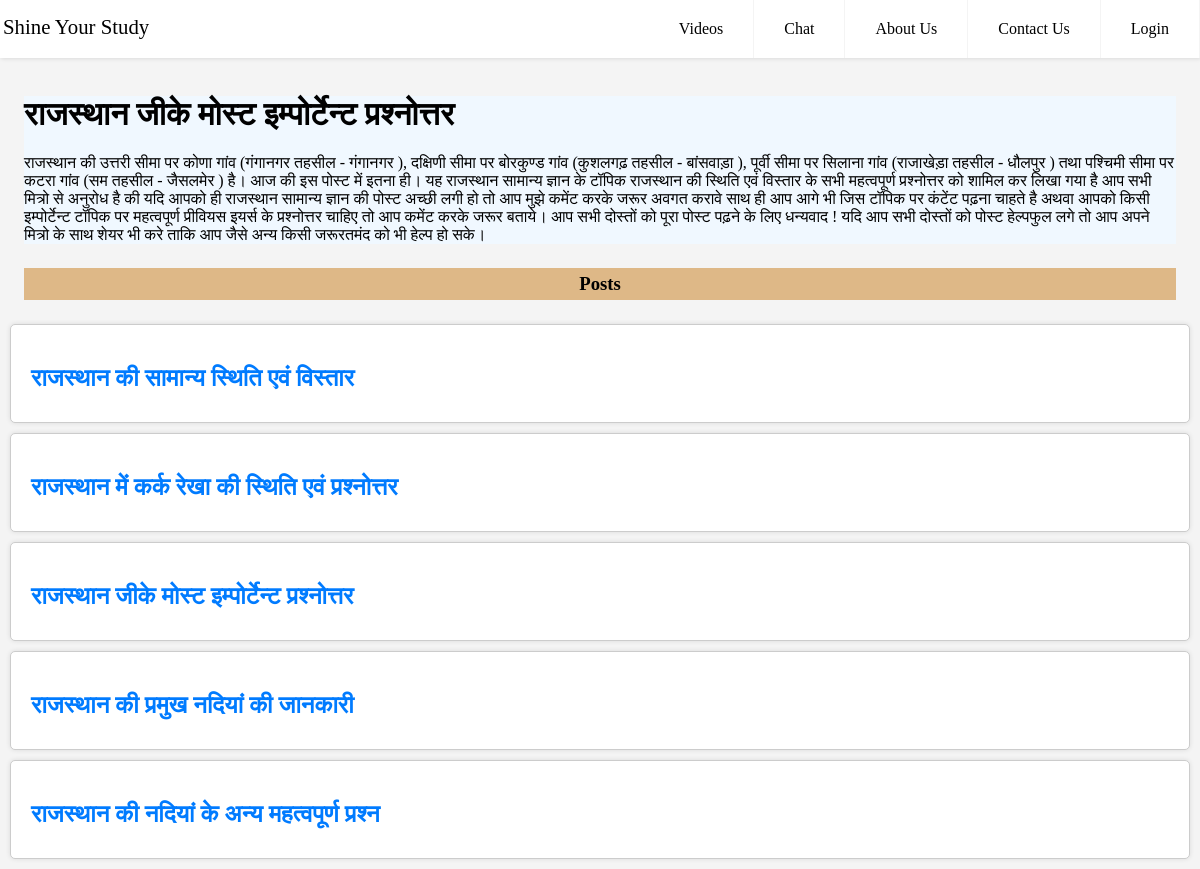
Screenshot of /post/3 with the database file from the repository.
### myapp/models.py (models this page shows, shortened)
class Post(models.Model):
    name = models.CharField(max_length=100)
    comment = models.CharField(max_length=1000)

### myapp/views.py (the view)
def post(request, post_id):
    post = Post.objects.all()
    posts = int(post_id) - 1
    p = post[posts]
    return render(request, "myapp/post.html", { "post": p, "posts": post })

### myapp/templates/myapp/post.html (shortened to what this page needs)
{% extends 'myapp/layout.html' %}
{% block body %}
<br>
<br>
<div style="margin: 2%;background-color: aliceblue;">
<h1>{{ post.name }}</h1>
<p>{{ post.comment }}</p>
</div>
<h3>Posts</h3>
{% for post in posts %}
<a style="text-decoration: none;" href="/post/{{post.id}}"><div class="post">
    <h2>{{ post.name }}</h2>
</div></a>
{% endfor %}
{% endblock %}

### myapp/templates/myapp/layout.html (style rules this page uses)
body { margin: 0; font-family: 'Droid Serif', serif; background-color: #f4f4f4; }
a { color: #000; }
h2 { font-size: 24px; margin-bottom: 10px; }
h3 { text-align: center; background-color: burlywood; margin: 2%; padding: 5px; }
.post { background-color: #fff; border: 1px solid #ccc; border-radius: 5px; padding: 20px; margin: 10px; box-shadow: 0 0 5px rgba(0, 0, 0, 0.1); }
.post h2 { color: #007bff; margin-bottom: 10px; }

### rows the page displays
Post: name "राजस्थान जीके मोस्ट इम्पोर्टेन्ट प्रश्नोत्तर", comment "राजस्थान की उत्तरी सीमा पर कोणा गांव (गंगानगर तहसील - गंगानगर ), दक्षिणी सीमा पर बोरकुण्ड गांव (कुशलगढ़ तहसील - बांसवाड़ा ), पूर्वी सीमा पर सिलाना गांव (राजाखेड़ा तहसील - धौलपुर ) तथा पश्चिमी सीमा पर कटरा गांव (सम तहसील - जैसलमेर ) है। आज की इस पोस्ट में इतना ही। यह राजस्थान सामान्य ज्ञान के टॉपिक राजस्थान की स्थिति एवं विस्तार के सभी महत्वपूर्ण प्रश्नोत्तर को शामिल कर लिखा गया है आप सभी मित्रो से अनुरोध है की यदि आपको ही राजस्थान सामान्य ज्ञान की पोस्ट अच्छी लगी हो तो आप मुझे कमेंट करके जरूर अवगत करावे साथ ही आप आगे भी जिस टॉपिक पर कंटेंट पढ़ना चाहते है अथवा आपको किसी इम्पोर्टेन्ट टॉपिक पर महत्वपूर्ण प्रीवियस इयर्स के प्रश्नोत्तर चाहिए तो आप कमेंट करके जरूर बताये। आप सभी दोस्तों को पूरा पोस्ट…"
Post: name "राजस्थान की सामान्य स्थिति एवं विस्तार"
Post: name "राजस्थान में कर्क रेखा की स्थिति एवं प्रश्नोत्तर"
Post: name "राजस्थान की प्रमुख नदियां की जानकारी"
Post: name "राजस्थान की नदियां के अन्य महत्वपूर्ण प्रश्न"
